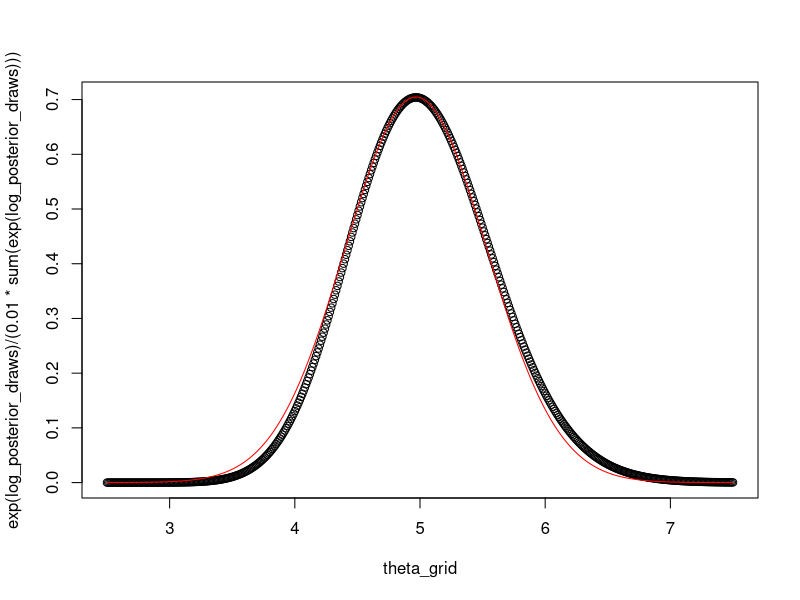

This figure's R source: (Note: this script raises an error after producing the figure.)
#  1d)
log_post = function(theta, n, xsum){
  return(log(theta^(2+xsum)*exp(-theta*(n+1/2))))
}
theta_grid = seq(2.5, 7.5, 0.01)

log_posterior_draws = log_post(theta_grid, 15, 75)
plot(theta_grid, exp(log_posterior_draws)/(0.01*sum(exp(log_posterior_draws))))

# 1e)
theta_init = 0
optimres = optim(4, log_post, gr=NULL, 15, 75, method=c("L-BFGS-B"), lower=3, control=list(fnscale=-1), hessian=TRUE)

theta_tilde = optimres$par
Jinv = solve(-optimres$hessian)
nDraws = 10000
posterior_approx = dnorm(theta_grid, theta_tilde, sqrt(Jinv))
lines(theta_grid, posterior_approx, col="red")

# 1f)
xsum = 75
n = 15
samples = matrix(NA, nDraws, n)
for (i in 1:nDraws){
  posterior_thetas = rgamma(n, 3 + xsum, n + 1/2)
  samples[i,] = poisson_draws = rpois(n, posterior_thetas)
}
T_xrep = apply(samples, 1, max)
mean(T_xrep >= 14)                             

# 2a)
nIter = 10000
posterior_draw = BayesLogitReg(y, X, rep(0,3), 16*diag(3), nIter)
betas = posterior_draw$betaSample
quantile(betas[,2], c(0.05, 0.95))
# 90% posterior probability that beta1 is on this interval

# 2b)
mean(betas[,3]>0)
# x2 is probable to have a positive effect on p since the regression coefficient to x2 is probably larger than 0

# 2c)
mean(betas[,2]>0 & betas[,3]>0)

# 2d)
xj = c(1, 0, 0)
patient_posterior = exp(betas %*% xj) / (1 + exp(betas %*% xj))
plot(density(patient_posterior))
mean(patient_posterior>0.5)

# 2e)
x1_grid = seq(min(X[,2]), max(X[,2]), 0.01)
intervals = matrix(NA, length(x1_grid), 2)
for(i in 1:length(x1_grid)){
  xk = c(1, x1_grid[i], 1)
  p_draws = exp(betas %*% xk) / (1 + exp(betas %*% xk))
  intervals[i,] = quantile(p_draws, c(0.025, 0.975))
}

plot(x1_grid, intervals[,2], ylim=c(min(intervals[,1]), max(intervals[,2])), type='l')
lines(x1_grid, intervals[,1])


